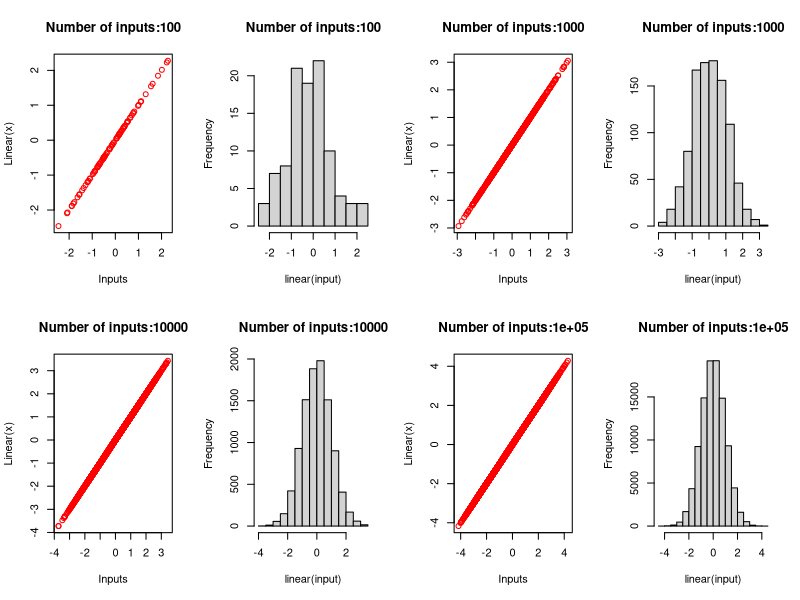

Source code (R):
#'---------------------------------------------------------------------------
#' Undertanding Linear function                                  
#'---------------------------------------------------------------------------

#'---------------------------------------------------------------------------
#' Linear Function 
#' f(x) = a*x
#' f'(x) = a
#' So: 

linear <- function(x){
  print(x)
}


list <- list(100,1000,10000,100000)

par(mfrow=c(2,4))

for(i in list){
  input <- rnorm(i)
  plot(input, 
       linear(input), 
       col='red', 
       main=paste0("Number of inputs:", i),
       xlab='Inputs',
       ylab='Linear(x)')
  hist(linear(input), main=paste0("Number of inputs:", i))
  
}
